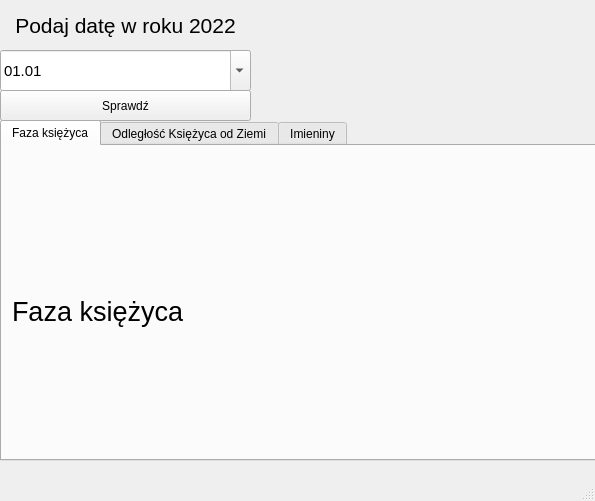
<?xml version="1.0" encoding="UTF-8"?>
<ui version="4.0">
 <class>MainWindow</class>
 <widget class="QMainWindow" name="MainWindow">
  <property name="geometry">
   <rect>
    <x>0</x>
    <y>0</y>
    <width>595</width>
    <height>501</height>
   </rect>
  </property>
  <property name="windowTitle">
   <string>MainWindow</string>
  </property>
  <widget class="QWidget" name="centralwidget">
   <widget class="QPushButton" name="pushButton">
    <property name="geometry">
     <rect>
      <x>0</x>
      <y>90</y>
      <width>251</width>
      <height>31</height>
     </rect>
    </property>
    <property name="text">
     <string>Sprawdź</string>
    </property>
   </widget>
   <widget class="QLabel" name="label">
    <property name="geometry">
     <rect>
      <x>0</x>
      <y>0</y>
      <width>251</width>
      <height>51</height>
     </rect>
    </property>
    <property name="text">
     <string>&lt;html&gt;&lt;head/&gt;&lt;body&gt;&lt;p&gt;&lt;span style=&quot; font-size:16pt;&quot;&gt;Podaj datę w roku 2022&lt;/span&gt;&lt;/p&gt;&lt;/body&gt;&lt;/html&gt;</string>
    </property>
    <property name="scaledContents">
     <bool>false</bool>
    </property>
    <property name="alignment">
     <set>Qt::AlignCenter</set>
    </property>
   </widget>
   <widget class="QDateEdit" name="dateEdit">
    <property name="geometry">
     <rect>
      <x>0</x>
      <y>50</y>
      <width>251</width>
      <height>41</height>
     </rect>
    </property>
    <property name="font">
     <font>
      <pointsize>11</pointsize>
     </font>
    </property>
    <property name="maximumDate">
     <date>
      <year>2022</year>
      <month>12</month>
      <day>31</day>
     </date>
    </property>
    <property name="minimumDate">
     <date>
      <year>2022</year>
      <month>1</month>
      <day>1</day>
     </date>
    </property>
    <property name="displayFormat">
     <string>dd.MM</string>
    </property>
    <property name="calendarPopup">
     <bool>true</bool>
    </property>
   </widget>
   <widget class="QTabWidget" name="tabWidget">
    <property name="geometry">
     <rect>
      <x>0</x>
      <y>120</y>
      <width>601</width>
      <height>341</height>
     </rect>
    </property>
    <property name="currentIndex">
     <number>0</number>
    </property>
    <widget class="QWidget" name="tab">
     <property name="whatsThis">
      <string>&lt;html&gt;&lt;head/&gt;&lt;body&gt;&lt;p&gt;&lt;br/&gt;&lt;/p&gt;&lt;/body&gt;&lt;/html&gt;</string>
     </property>
     <attribute name="title">
      <string>Faza księżyca</string>
     </attribute>
     <widget class="QLabel" name="label_1">
      <property name="geometry">
       <rect>
        <x>10</x>
        <y>10</y>
        <width>241</width>
        <height>311</height>
       </rect>
      </property>
      <property name="font">
       <font>
        <pointsize>20</pointsize>
       </font>
      </property>
      <property name="text">
       <string>Faza księżyca</string>
      </property>
     </widget>
     <widget class="QLabel" name="lable_pic">
      <property name="geometry">
       <rect>
        <x>280</x>
        <y>10</y>
        <width>301</width>
        <height>301</height>
       </rect>
      </property>
      <property name="font">
       <font>
        <pointsize>20</pointsize>
       </font>
      </property>
      <property name="text">
       <string/>
      </property>
     </widget>
    </widget>
    <widget class="QWidget" name="tab_2">
     <attribute name="title">
      <string>Odległość Księżyca od Ziemi</string>
     </attribute>
     <widget class="QLabel" name="label_2">
      <property name="geometry">
       <rect>
        <x>10</x>
        <y>10</y>
        <width>571</width>
        <height>301</height>
       </rect>
      </property>
      <property name="font">
       <font>
        <pointsize>20</pointsize>
       </font>
      </property>
      <property name="text">
       <string>Odległość w KM  </string>
      </property>
     </widget>
    </widget>
    <widget class="QWidget" name="tab_3">
     <attribute name="title">
      <string>Imieniny</string>
     </attribute>
     <widget class="QLabel" name="label_3">
      <property name="geometry">
       <rect>
        <x>10</x>
        <y>10</y>
        <width>571</width>
        <height>311</height>
       </rect>
      </property>
      <property name="font">
       <font>
        <pointsize>16</pointsize>
       </font>
      </property>
      <property name="text">
       <string>Czyje są dziś imieniny?</string>
      </property>
     </widget>
    </widget>
   </widget>
  </widget>
  <widget class="QMenuBar" name="menubar">
   <property name="geometry">
    <rect>
     <x>0</x>
     <y>0</y>
     <width>595</width>
     <height>20</height>
    </rect>
   </property>
  </widget>
  <widget class="QStatusBar" name="statusbar"/>
 </widget>
 <resources/>
 <connections/>
</ui>
